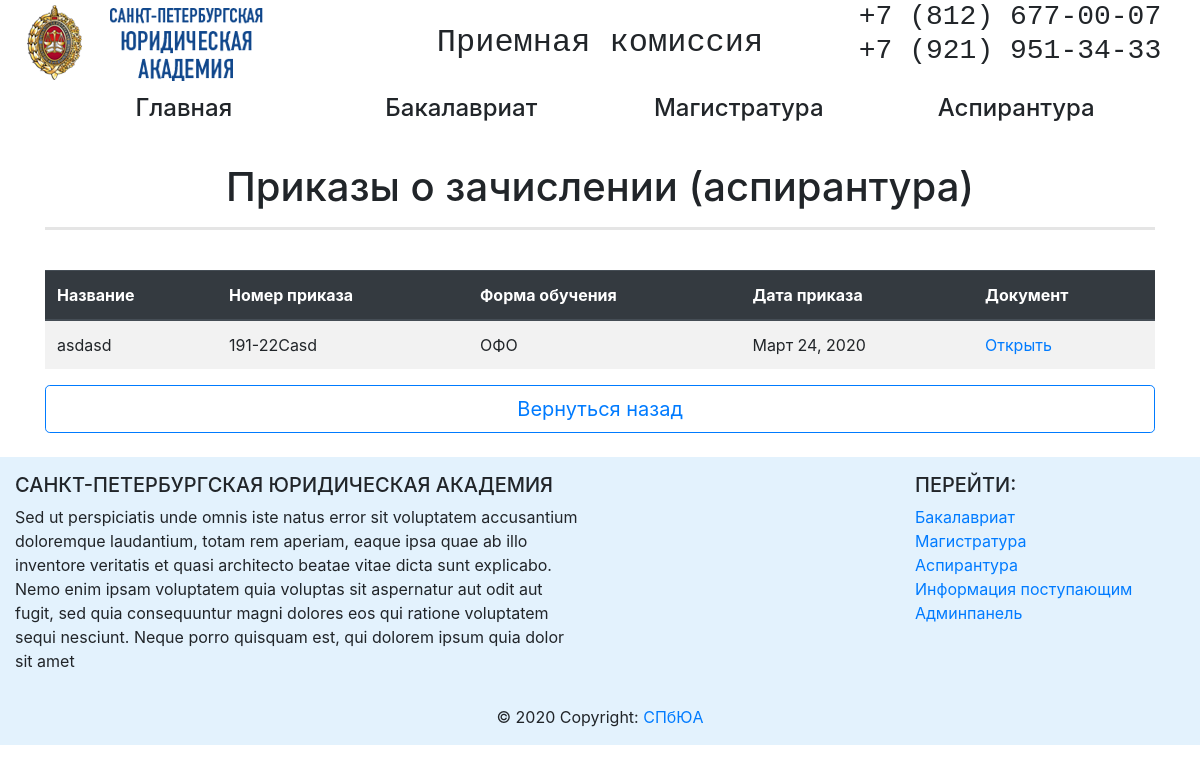
Before: /abitur/asp/order_asp/ with the older database file.
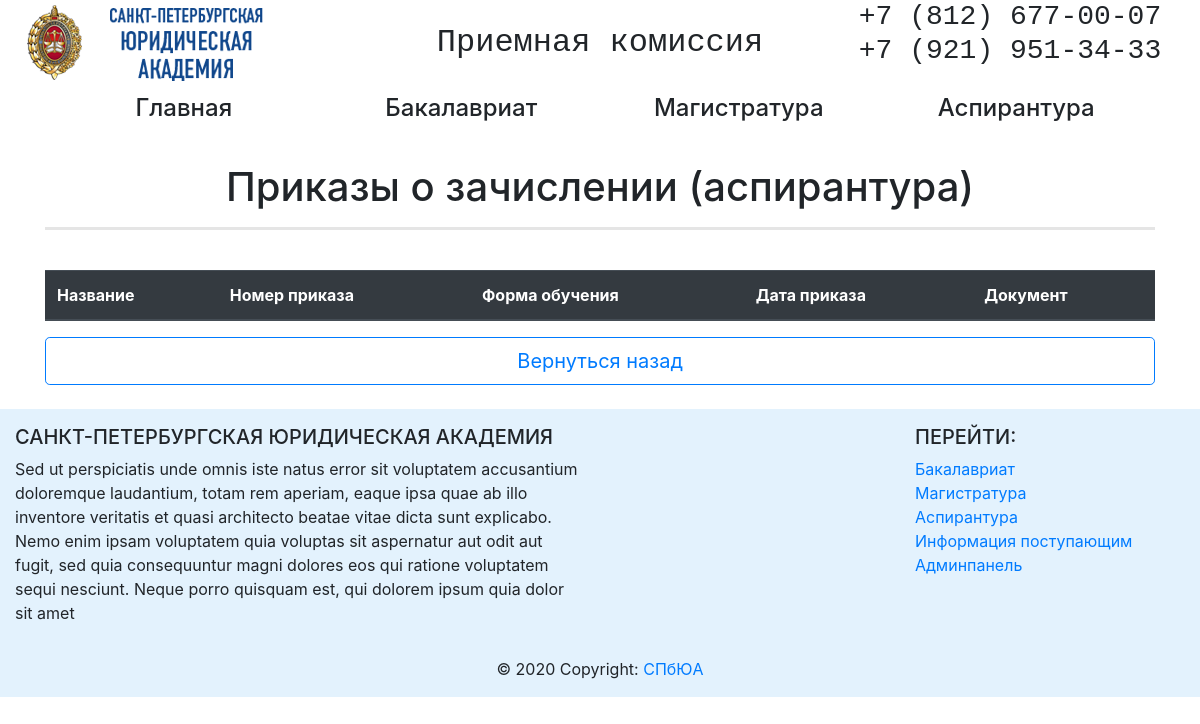
After: the same page with the newer database file.
### abitur/models.py (models this page shows, shortened)
class OrdersAsp(models.Model):
    name_order = models.CharField(max_length=256, verbose_name='Название')
    number_order = models.CharField(max_length=64, verbose_name='Номер документа')
    educational_form = models.ForeignKey('EducationalFormAsp', on_delete=models.PROTECT, related_name='linked_orders', verbose_name='Форма обучения')
    date_pub = models.DateTimeField(auto_now_add=True)
    date_order = models.DateField(verbose_name='Дата создания приказа')
    file = models.FileField(upload_to='files', verbose_name='Файл')
    class Meta:
        verbose_name = 'Приказ о зачислении(аспирантура)'
        verbose_name_plural = 'Приказы о зачислении - АСПИРАНТУРА'

class EducationalFormAsp(models.Model):
    name_educational_form = models.CharField(max_length=64)
    def __str__(self):
        return self.name_educational_form

### abitur/views.py (the view)
# urls.py: path('asp/order_asp/', order_asp, name='order_asp_url'),
def order_asp(request):
    educational_form = EducationalFormAsp.objects.all()
    return render(request, 'abitur/asp/order_asp.html', context={'educational_form': educational_form})

### abitur/templates/abitur/asp/order_asp.html (shortened to what this page needs)
{% extends 'abitur/base_abitur.html' %}
{% block content %}
<div class="container">
    <br>
    <h1 align="center">Приказы о зачислении (аспирантура)</h1>
    <hr style="border-width: 3px;">
    <br>
    <div class="table-response">
        <table class="table table-border table-hover table-striped">
            <thead class="thead-dark">
            <tr>
                <th>Название</th>
                <th>Номер приказа</th>
                <th>Форма обучения</th>
                <th>Дата приказа</th>
                <th>Документ</th>
            </tr>
            </thead>
            {%for educational_form in educational_form %}
            {%for orders in educational_form.linked_orders.all %}
            <tr>
                <td>{{ orders.name_order }}</td>
                <td>{{ orders.number_order }}</td>
                <td>{{ orders.educational_form }}</td>
                <td>{{ orders.date_order }}</td>
                <td><a href=" {{orders.file.url}} " rel="noopener" target="_blank">Открыть</a></td>
            </tr>
            {% endfor %}
            {% endfor %}
        </table>
    </div>
    <div align="center">
        <button type="button" onclick="history.back();" class="btn btn-lg btn-block btn-outline-primary">Вернуться назад </button>
    </div>
    <br>
</div>
{% endblock %}

Changed rows visible on the page:
removed OrdersAsp: name_order "asdasd", number_order "191-22Сasd", educational_form "ОФО", date_order "Март 24, 2020"
